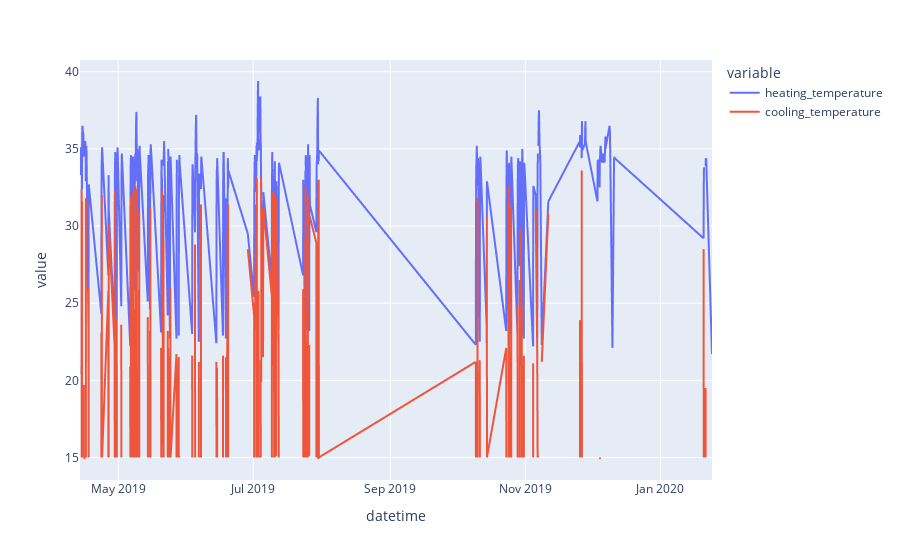

The notebook cell saved with this chart:
### Markdown cell above
Plot raw data

### Code cell
import plotly.express as px

fig = px.line(df, x='datetime', y=["heating_temperature","cooling_temperature"])
fig.show()

### Figure 1 — Plotly figure (JSON) as saved in the notebook; plotly's stock layout.template omitted (floating-point values rounded to 4 significant figures; data arrays with more than 128 entries replaced by an {"elided": "..."} marker saying what was removed)
{"data": [{"hovertemplate": "variable=heating_temperature<br>datetime=%{x}<br>value=%{y}<extra></extra>", "legendgroup": "heating_temperature", "line": {"color": "#636efa", "dash": "solid"}, "mode": "lines", "name": "heating_temperature", "showlegend": true, "type": "scattergl", "x": {"elided": "716 str values"}, "xaxis": "x", "y": {"elided": "716 float values"}, "yaxis": "y"}, {"hovertemplate": "variable=cooling_temperature<br>datetime=%{x}<br>value=%{y}<extra></extra>", "legendgroup": "cooling_temperature", "line": {"color": "#EF553B", "dash": "solid"}, "mode": "lines", "name": "cooling_temperature", "showlegend": true, "type": "scattergl", "x": {"elided": "716 str values"}, "xaxis": "x", "y": {"elided": "716 float values"}, "yaxis": "y"}], "layout": {"legend": {"title": {"text": "variable"}, "tracegroupgap": 0}, "margin": {"t": 60}, "xaxis": {"anchor": "y", "domain": [0, 1], "title": {"text": "datetime"}}, "yaxis": {"anchor": "x", "domain": [0, 1], "title": {"text": "value"}}}}
